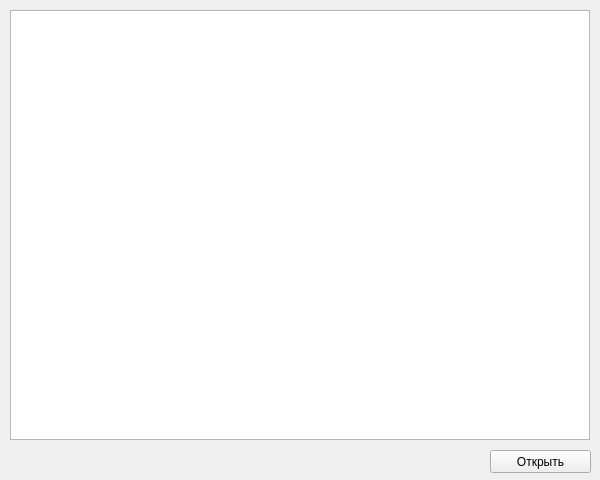
<?xml version="1.0" encoding="UTF-8"?>
<ui version="4.0">
 <class>Form</class>
 <widget class="QWidget" name="Form">
  <property name="geometry">
   <rect>
    <x>0</x>
    <y>0</y>
    <width>600</width>
    <height>480</height>
   </rect>
  </property>
  <property name="windowTitle">
   <string>Form</string>
  </property>
  <widget class="QListWidget" name="ordersList">
   <property name="geometry">
    <rect>
     <x>10</x>
     <y>10</y>
     <width>580</width>
     <height>430</height>
    </rect>
   </property>
  </widget>
  <widget class="QPushButton" name="pushButton">
   <property name="geometry">
    <rect>
     <x>490</x>
     <y>450</y>
     <width>101</width>
     <height>23</height>
    </rect>
   </property>
   <property name="text">
    <string>Открыть</string>
   </property>
  </widget>
 </widget>
 <resources/>
 <connections/>
</ui>
